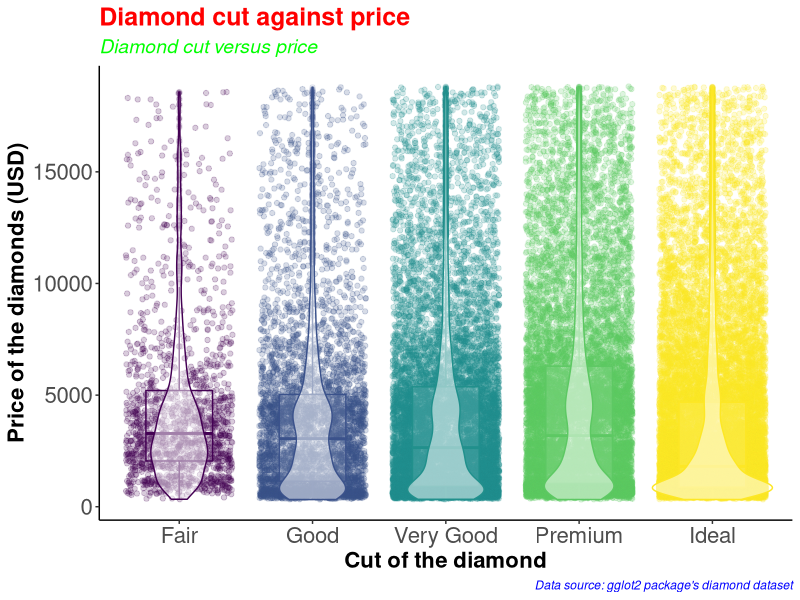
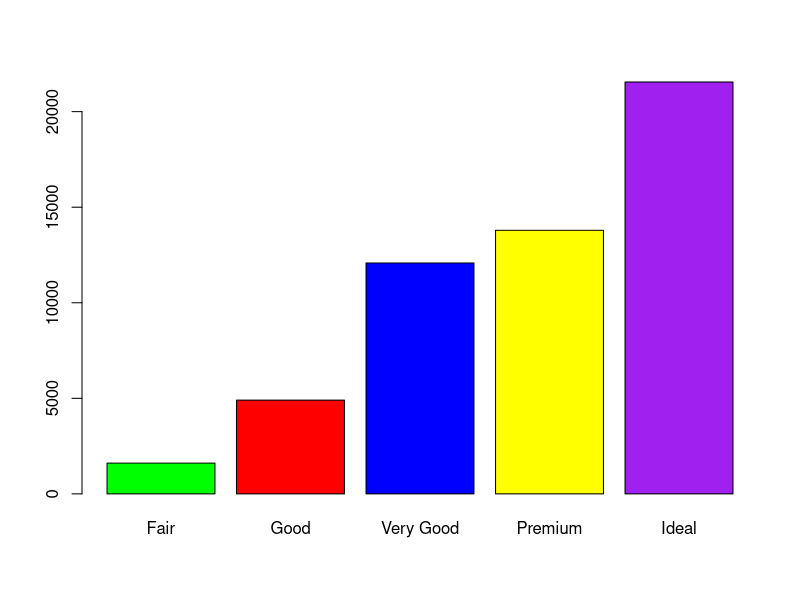
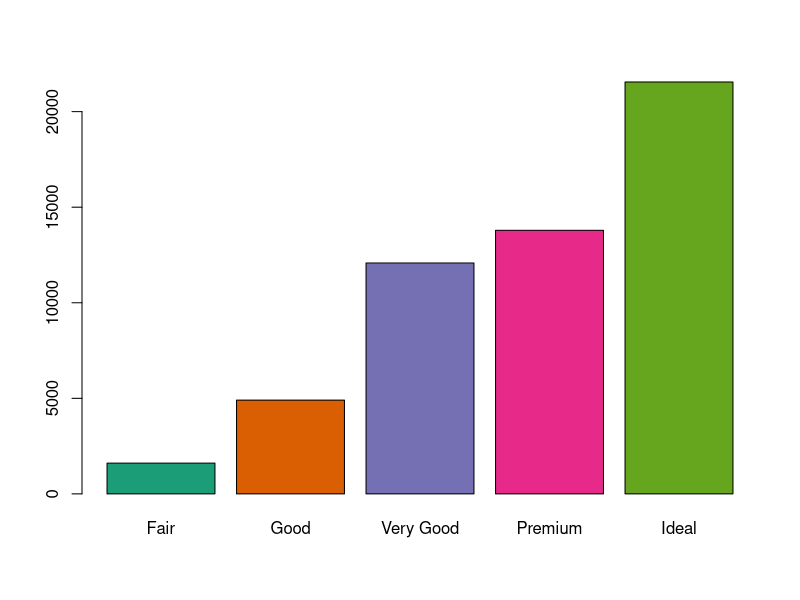

These figures' R source, in order:
#########################################
# Name: Wyclife Agumba Oluoch           #   
# E-mail: wyclifeoluoch@gmail.com       #
# GitHub: https://github.com/Wycology   #
# Task: Boxplot and violin plots in one #
# Date: 4th Jan 2020                    #
# Last edited: 19th Jan 2020            #
#########################################

# Loading the necessary libraries
library(tidyverse)
library(RColorBrewer)

diamonds_df <- diamonds

diamonds_df %>% 
  ggplot(aes(x = cut, y = price, color = cut)) +
  geom_point(position = "jitter", alpha = 0.2) +
  geom_boxplot(alpha = 0.1, width = 0.5) +
  geom_violin(alpha = 0.5) +
  theme_classic() +
  theme(legend.position = "none") +
  labs(x = "Cut of the diamond",
       y = "Price of the diamonds (USD)",
       title = "Diamond cut against price",
       subtitle = "Diamond cut versus price",
       caption = "Data source: gglot2 package's diamond dataset") +
  theme(axis.text=element_text(size=16),
        axis.title=element_text(size=16,face="bold")) +
  theme(plot.title = element_text(color = 'red', size = 18, face = 'bold'),
        plot.subtitle = element_text(color = 'green', size = 14, face = 'italic'),
        plot.caption = element_text(color = 'blue', face = 'italic'))

diamonds %>% 
  filter(cut == 'Very Good') %>% 
  nrow()


diamonds %>% 
  select(cut) %>% 
  table() %>% 
  barplot(col = c('green', 'red', 'blue', 'yellow', 'purple'))

# Instead of specifying the colors, we can use the color brewer panel 

diamonds %>% 
  select(cut) %>% 
  table() %>% 
  barplot(col = brewer.pal(n = 5, name = "Dark2"))
